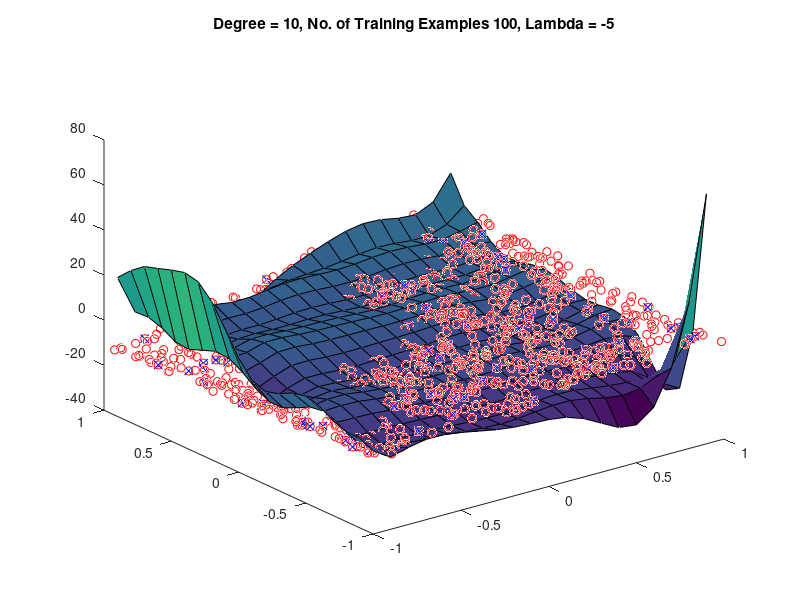

The MATLAB script that drew this image:
data = dlmread('2d_team_34_train.txt');

numTrainEx = 100;
M = 10;
lambda = -5;

y = data(:, 3);
x2 = data(:, 2);
x1 = data(:, 1);

plot3(x1, x2, y, 'ro');
str = sprintf('Degree = %d, No. of Training Examples %d, Lambda = %d', M, numTrainEx, lambda);
title(str);
hold on;

id = randperm(length(data), numTrainEx);

x1 = x1(id);
x2 = x2(id);
y = y(id);

plot3(x1, x2, y, 'bx');

N = length(y);

Y = y;
X = [];


for i = 0:M
    for j = 0:i
        X = [X (x1.^(i-j)).*(x2.^(j))];
    end
end

a = inv(X' * X) * X' * Y;

Y1 = zeros(20, 20);

t1 = [-1.0:0.1:0.9];
t2 = [-1.0:0.1:0.9];

p = 1;

for xax=1:20
    for yax=1:20
        p = 1;
        for i=0:M
            for j=0:i
                Y1(xax, yax) = Y1(xax, yax) + a(p)*(t1(xax)^(i-j))*(t2(yax)^(j));
                p = p+1;
            end
        end
    end
end

[I, J] = meshgrid(-1.0:0.1:0.9,-1.0:0.1:0.9);

surf(t1, t2, Y1);
hold off;